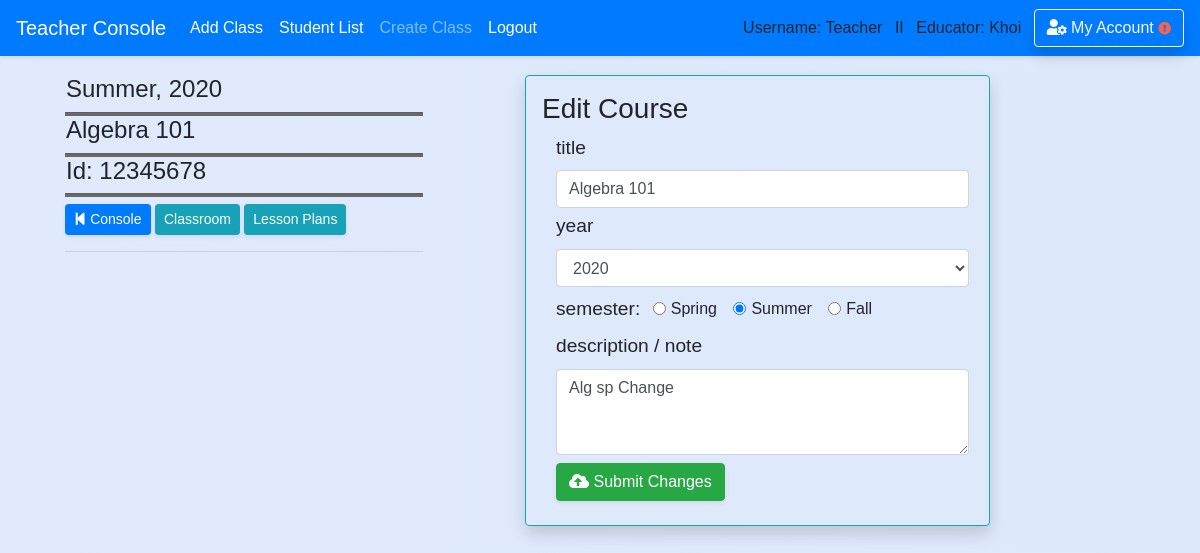
Page /teacher/edit_course/1/ (signed in) on the committed database.
### school_app/models.py (models this page shows)
class Course(models.Model):
    course_number = models.CharField(max_length=20,default='12345678')
    abbreviated_title = models.CharField(max_length=150,default='')
    course_title = models.CharField(max_length=250,default='') #,unique=True)
    maximum_credit = models.CharField(max_length=10,default='')
    semester = models.CharField(max_length=50,default='')
    year = models.CharField(max_length=4,default='')
    teacher_name = models.CharField(max_length=50,default='')
    description = models.CharField(max_length=450,default='')
    is_archive = models.BooleanField(default=False)
    department = models.ForeignKey('Department',blank=True, null=True, on_delete = models.SET_NULL, related_name='belong_in_department')
    teacher = models.ForeignKey('Teacher',blank=True, null=True, on_delete = models.SET_NULL, related_name='course_by_teacher')
    create_date = models.DateField(auto_now_add=True , blank=True,null=True,)

### school_app/views_logged.py (the view)
# urls.py: path('teacher/edit_course', views_logged.edit_course, name='edit_course'),
def edit_course(request,course_id=None):
    if is_login(request) == False:
        return redirect('/login')
    if is_login(request) == True:
        if request.user.profile.is_teacher == False:
            messages.warning(request, "You don't have Instructor's Privilege!")
            return redirect('/')
        if request.method == 'POST':
            course_id = request.POST['course_id']
            course = Course.objects.filter(id=course_id).first()
            course.course_title = request.POST['title']
            course.year = request.POST['year']
            course.semester = request.POST['semester']
            course.description = request.POST['description']
            course.save()
            messages.success(request, 'update successful')
            return redirect('edit_course',course_id=course_id)
        else:
            edit_course=Course.objects.filter(id=course_id).first()
            if edit_course.semester == 'Spring':
                semester = 'spring'
            elif edit_course.semester == 'Summer':
                semester = 'summer'
            else:
                semester = 'fall'
            if edit_course.year == '2018':
                year = '2018'
            elif edit_course.year == '2019':
                year = '2019'
            else:
                year = '2020'
            return render(request,'teacher/course/edit_course.html',
            {'edit_course':edit_course, 'semester':semester,'year':year})

### school_app/views_functions.py (called while the page is built)
def is_login(request):
    if not request.user.is_authenticated:
        messages.warning(request, "Please Login or Create an Account.")
        return False
    return True

### school_app/templates/teacher/course/edit_course.html (shortened to what this page needs)
{% extends 'base.html' %}
{% block content %}
<div class='content'>
  <div class="container-fuild form-row" style='width:100%'>
    <div class="col-md-5">
       <div class='col-md-10'>
        <h4 style='padding-left: 1px'>{{ edit_course.semester }}, {{ edit_course.year }}</h4>
        <hr class='hr-line'/>
        <h4 style='padding-left: 1px'>{{ edit_course.course_title }} </h4>
        <hr class='hr-line'/>
        <h4 style='padding-left: 1px'>Id: {{edit_course.course_number}}</h4>
        <hr class='hr-line'/>
          <a href='{% url "teacher" %}' class="btn btn-sm btn-primary shadow-sm" ><i class="fas fa-step-backward"></i> Console</a>
          <a href='{% url "classroom_view" course_id=edit_course.id %}' class="btn btn-info btn-sm shadow-sm" role="button"> Classroom</a>
          <a href='{% url "view_lesson_plan" course_id=edit_course.id %}' class="btn btn-info btn-sm shadow-sm"> Lesson Plans</a>
        <hr/></div>
    </div>
    <div class="col-md-5">
      <div class='form border border-info rounded pb-4 shadow'>
        <h3 class='ml-3 mt-3'>Edit Course</h3>
        <form action='{% url "edit_course" %}' method='post' >{% csrf_token %}
          <div class=''>
            <label><big>title</big></label>
            <input type='text' name='title' class='form-control' value='{{ edit_course.course_title }}' required>
            <label class='mt-1'><big>year</big></label>
            <select class='form-control' name='year' required>
	            <option value="2020" {% if year == '2020' %} selected{% endif %}>2020</option>
	          </select>
	     <label class='mt-2 mr-2'><big>semester:</big></label>
	      <div class="form-check form-check-inline" >
          <input class="form-check-input" type="radio" name="semester" id="" value="Spring"
          {% if semester == 'spring' %} checked{% endif %}>
          <label class="form-check-label" for="" >Spring</label>
        </div>
        <div class="form-check form-check-inline">
          <input class="form-check-input" type="radio" name="semester" id="" value="Summer"
          {% if semester == 'summer' %} checked{% endif %}>
          <label class="form-check-label" for="">Summer</label>
        </div>
        <div class="form-check form-check-inline">
          <input class="form-check-input" type="radio" name="semester" id="" value="Fall"
          {% if semester == 'fall' %} checked{% endif %}>
          <label class="form-check-label" for="">Fall</label>
        </div>
        <label><big>description / note</big></label>
        <textarea class='form-control' rows='3' name='description' required>{{ edit_course.description }}</textarea>
        <button class="btn btn-md btn-success  mt-2 text-center shadow-sm">
          <i class="fas fa-cloud-upload-alt"></i> Submit Changes
        </button>
       </div>
      </form>
      </div>
    </div>
  </div>
</div><br>
{% endblock %}

### school_app/templates/base.html (shortened to what this page needs)
<!doctype html>
<html>
    <head>
{% load static %}
        <link rel="stylesheet" type="text/css" href="{% static 'school_app/style.css' %}" />
        <link rel="stylesheet" href="https://stackpath.bootstrapcdn.com/bootstrap/4.1.0/css/bootstrap.min.css">
        <link rel="stylesheet" href="https://use.fontawesome.com/releases/v5.0.13/css/all.css">
    </head>
{% if request.user.profile.is_teacher %}
  <body class='body-teacher'>
{% else %}
  <body>
{% endif %}<header>
<nav class="navbar navbar-expand-lg navbar-dark bg-primary shadow-sm fixed-top">
    <a class="navbar-brand" href="/teacher">Teacher Console</a>
    <div class="navbar-collapse collapse show" id="navbarColor02" style="">
      <ul class="navbar-nav mr-auto">
        <li class="nav-item active">
          <a class="nav-link" href="/teacher/add_class">Add Class<span class="sr-only">(current)</span></a>
        </li>
        <li class="nav-item active">
          <a class="nav-link" href="/teacher/student_list">Student List<span class="sr-only">(current)</span></a>
        </li>
        <li class="nav-item">
          <a class="nav-link" href="/teacher/add_class">Create Class</a>
        </li>
        <li class="nav-item active">
          <a class="nav-link" href="{% url 'logout' %}">Logout</a>
        </li>
      </ul>
      {% if request.user.username %}
          Username: {{ request.user.username }} &ensp;II&ensp;
      {% endif %}
      {% if request.user.profile.is_teacher %}
          Educator: {{request.user.first_name}} &ensp;
      {% endif %}
      <a href='/account_management/' class='btn btn-outline-light shadow'>
         <i class="fas fa-user-cog"></i> My Account
      {% if user.profile.home_address == '' or user.profile.phone_number == '' or user.profile.emergency_contact == '' or user.email == '' or user.profile.birth_date == '' %}
        <i class="fas fa-exclamation-circle small" style='color:tomato'></i>
      {% endif %}
      </a>
    </div>
  </nav>
    </header>
    <div class='' style='padding-top:45px'>
    {% block content %}
    {% endblock %}
    </div>
</body>
</html>

### school_app/static/school_app/style.css (style rules this page uses)
.body-teacher { font-family:sans-serif; background: linear-gradient(to right, #e0eafc, #cfdef3); background-size: 600% 100%; }
.content { padding-top: 30px; padding-left:50px; padding-right:10px; }
.hr-line { height: 1px; background-color: dimgrey; padding: 1px; margin: 0px; }

### school_app/templates/base.html (style rules this page uses)
form,h1,ul { padding-left: 30px; padding-right:20px; }
textarea, input { background-color: rgb(243, 245, 247) }

### rows in the picture
Course: semester "Summer", year "2020", course_title "Algebra 101", course_number "12345678", title "Algebra 101", description "Alg sp Change"

### other values in the picture
{{ request.user.username }} "Teacher"
{{ request.user.first_name }} "Khoi"
